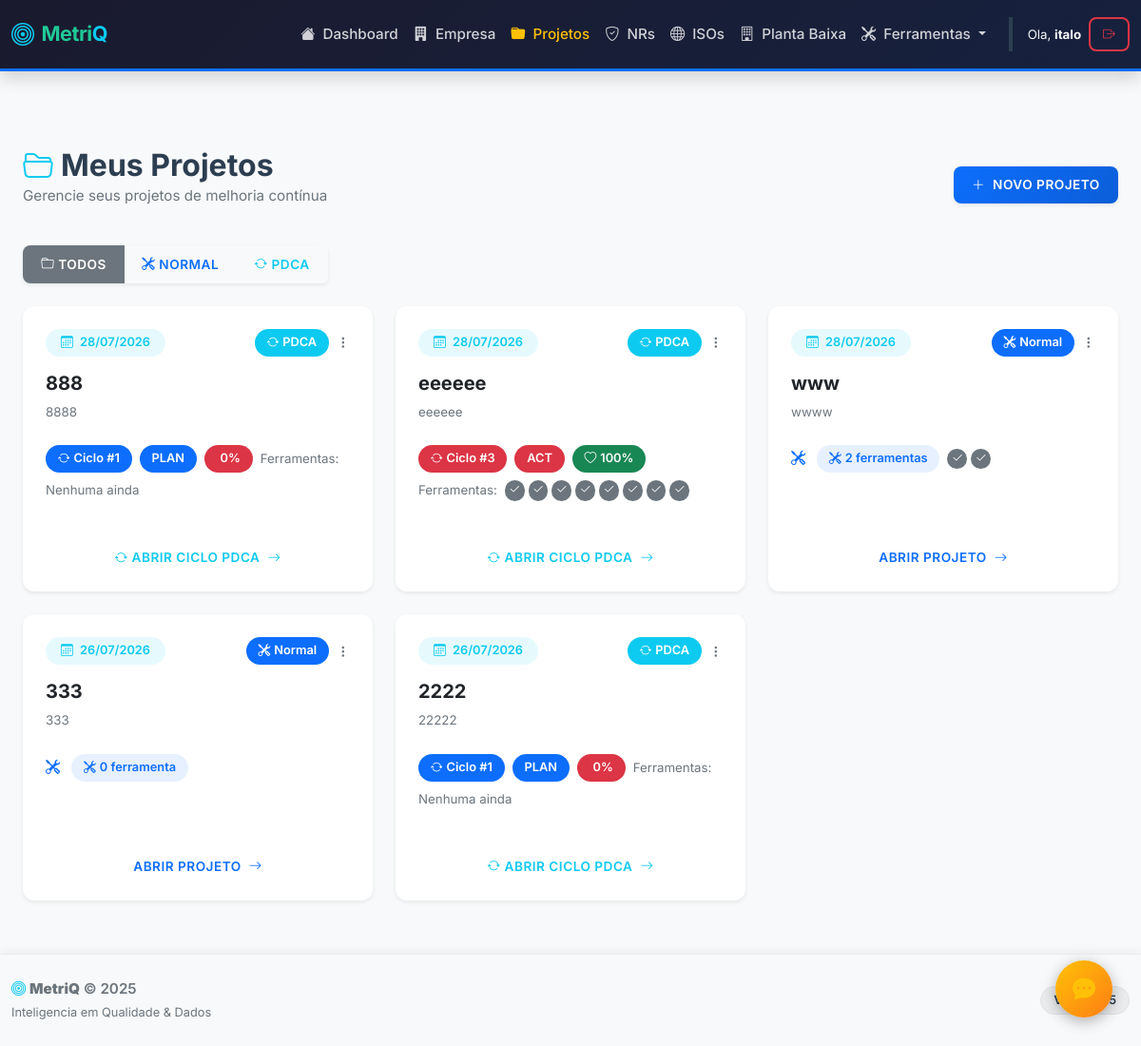
Page /projetos (signed in) on the committed database.
### qualidade_flask/models.py (models this page shows)
class User(UserMixin, db.Model):
    id = db.Column(db.Integer, primary_key=True)
    username = db.Column(db.String(100), unique=True, nullable=False)
    password = db.Column(db.String(255), nullable=False)
    analises = db.relationship('Analise', backref='dono', lazy=True)
    empresas = db.relationship('Empresa', backref='usuario', lazy=True)

class Projeto(db.Model):
    id = db.Column(db.Integer, primary_key=True)
    nome = db.Column(db.String(100), nullable=False)
    objetivo = db.Column(db.Text, nullable=False)
    data_criacao = db.Column(db.DateTime, default=datetime.now)
    user_id = db.Column(db.Integer, db.ForeignKey('user.id'), nullable=False)
    empresa_id = db.Column(db.Integer, db.ForeignKey('empresa.id'), nullable=True)
    tipo = db.Column(db.String(20), default='normal')
    fase_atual = db.Column(db.String(20), default='plan')
    ciclo_atual = db.Column(db.Integer, default=1)
    documento_padronizacao = db.Column(db.JSON, nullable=True)
    data_conclusao_ciclo = db.Column(db.DateTime, nullable=True)
    ferramentas = db.relationship('ProjetoFerramenta', backref='projeto', lazy=True, cascade="all, delete-orphan")
    ciclos_historicos = db.relationship('CicloHistorico', backref='projeto', lazy=True, cascade="all, delete-orphan", order_by="CicloHistorico.ciclo")

class ProjetoFerramenta(db.Model):
    id = db.Column(db.Integer, primary_key=True)
    projeto_id = db.Column(db.Integer, db.ForeignKey('projeto.id'), nullable=False)
    tipo = db.Column(db.String(50), nullable=False)
    dados = db.Column(db.JSON)
    analise_ia = db.Column(db.Text)
    data_criacao = db.Column(db.DateTime, default=datetime.now)

### qualidade_flask/blueprints/projects.py (the view)
@projects.route('/projetos')
@login_required
def lista_projetos():
    tipo_filtro = request.args.get('tipo')
    query = Projeto.query.filter_by(user_id=current_user.id)
    if tipo_filtro in ('normal', 'pdca'):
        query = query.filter_by(tipo=tipo_filtro)
    meus_projetos = query.order_by(Projeto.data_criacao.desc()).all()
    return render_template('projetos/lista.html', projetos=meus_projetos)

### qualidade_flask/templates/projetos/lista.html (shortened to what this page needs)
{% extends "base.html" %}
{% block content %}
<div class="container py-4">
    <div class="d-flex justify-content-between align-items-center mb-4">
        <div>
            <h2 class="fw-bold mb-0"><i class="bi bi-folder2-open text-info me-2"></i>Meus Projetos</h2>
            <p class="text-muted">Gerencie seus projetos de melhoria contínua</p>
        </div>
        <button type="button" class="btn btn-primary shadow-sm" data-bs-toggle="modal" data-bs-target="#novoProjetoModal">
            <i class="bi bi-plus-lg me-2"></i>Novo Projeto
        </button>
    </div>
    <div class="btn-group mb-4 shadow-sm" role="group" aria-label="Filtro de tipo">
        <a href="{{ url_for('projects.lista_projetos') }}" class="btn btn-outline-secondary {% if not request.args.get('tipo') %}active{% endif %}">
            <i class="bi bi-folder me-1"></i>Todos
        </a>
        <a href="{{ url_for('projects.lista_projetos', tipo='normal') }}" class="btn btn-outline-primary {% if request.args.get('tipo') == 'normal' %}active{% endif %}">
            <i class="bi bi-tools me-1"></i>Normal
        </a>
        <a href="{{ url_for('projects.lista_projetos', tipo='pdca') }}" class="btn btn-outline-info {% if request.args.get('tipo') == 'pdca' %}active{% endif %}">
            <i class="bi bi-arrow-repeat me-1"></i>PDCA
        </a>
    </div>
    <div class="row g-4">
        {% if projetos %}
            {% for projeto in projetos %}
            <div class="col-md-4">
                <div class="card h-100 border-0 shadow-sm hover-shadow transition">
                    <div class="card-body">
                        <div class="d-flex justify-content-between align-items-start mb-3">
                            <span class="badge bg-info bg-opacity-10 text-info px-3 py-2">
                                <i class="bi bi-calendar3 me-1"></i> {{ projeto.data_criacao.strftime('%d/%m/%Y') }}
                            </span>
                            <div class="d-flex align-items-center gap-2">
                                {% if projeto.tipo == 'pdca' %}
                                    <span class="badge bg-info rounded-pill"><i class="bi bi-arrow-repeat me-1"></i>PDCA</span>
                                {% else %}
                                    <span class="badge bg-primary rounded-pill"><i class="bi bi-tools me-1"></i>Normal</span>
                                {% endif %}
                                <div class="dropdown">
                                    <button class="btn btn-link text-muted p-0" data-bs-toggle="dropdown">
                                        <i class="bi bi-three-dots-vertical"></i>
                                    </button>
                                </div>
                            </div>
                        </div>
                        <h5 class="card-title fw-bold mb-2">{{ projeto.nome }}</h5>
                        <p class="card-text text-muted small mb-4 line-clamp-3">
                            {{ projeto.objetivo }}
                        </p>
                        <div class="d-flex align-items-center gap-2 mb-3 flex-wrap">
                            {% if projeto.tipo == 'pdca' %}
                                {% set fases_cores = {'plan': 'primary', 'do': 'warning', 'check': 'success', 'act': 'danger'} %}
                                <span class="badge bg-{{ fases_cores.get(projeto.fase_atual, 'secondary') }} rounded-pill">
                                    <i class="bi bi-arrow-repeat me-1"></i>Ciclo #{{ projeto.ciclo_atual }}
                                </span>
                                <span class="badge bg-{{ fases_cores.get(projeto.fase_atual, 'secondary') }} text-uppercase">
                                    {{ projeto.fase_atual }}
                                </span>
                                {% set total_ferramentas = projeto.ferramentas|length %}
                                {% set tem_padronizacao = projeto.documento_padronizacao is not none %}
                                {% set saude_pdca = total_ferramentas * 10 %}
                                {% if saude_pdca > 100 %}{% set saude_pdca = 100 %}{% endif %}
                                {% if tem_padronizacao %}{% set saude_pdca = saude_pdca + 20 %}{% endif %}
                                {% if saude_pdca > 100 %}{% set saude_pdca = 100 %}{% endif %}
                                <span class="badge {% if saude_pdca >= 80 %}bg-success{% elif saude_pdca >= 50 %}bg-warning text-dark{% else %}bg-danger{% endif %}"
                                      title="Saúde do PDCA baseado em ferramentas e padronização">
                                    <i class="bi bi-heart{% if saude_pdca < 50 %}-break{% endif %} me-1"></i>{{ saude_pdca }}%
                                </span>
                                <small class="text-muted">Ferramentas:</small>
                                <div class="d-flex gap-1">
                                    {% for f in projeto.ferramentas %}
                                        <span class="badge bg-secondary rounded-circle p-1" title="{{ f.tipo }}">
                                            <i class="bi bi-check2"></i>
                                        </span>
                                    {% endfor %}
                                    {% if not projeto.ferramentas %}
                                        <span class="text-muted small italic">Nenhuma ainda</span>
                                    {% endif %}
                                </div>
                            {% else %}
                                <i class="bi bi-tools text-primary me-1"></i>
                                <span class="badge bg-primary bg-opacity-10 text-primary">
                                    <i class="bi bi-tools me-1"></i>{{ projeto.ferramentas|length }} ferramenta{{ '' if projeto.ferramentas|length <= 1 else 's' }}
                                </span>
                                {% if projeto.ferramentas %}
                                <div class="d-flex gap-1">
                                    {% for f in projeto.ferramentas %}
                                        <span class="badge bg-secondary rounded-circle p-1" title="{{ f.tipo }}">
                                            <i class="bi bi-check2"></i>
                                        </span>
                                    {% endfor %}
                                </div>
                                {% endif %}
                            {% endif %}
                        </div>
                    </div>
                    <div class="card-footer bg-transparent border-0 pt-0 pb-3 px-3">
                        {% if projeto.tipo == 'pdca' %}
                            <a href="{{ url_for('projects.projeto_pdca', id=projeto.id) }}" class="btn btn-outline-info w-100">
                                <i class="bi bi-arrow-repeat me-1"></i>Abrir Ciclo PDCA <i class="bi bi-arrow-right ms-1"></i>
                            </a>
                        {% else %}
                            <a href="{{ url_for('projects.detalhe_projeto', id=projeto.id) }}" class="btn btn-outline-primary w-100">
                                Abrir Projeto <i class="bi bi-arrow-right ms-1"></i>
                            </a>
                        {% endif %}
                    </div>
                </div>
            </div>
            {% endfor %}
        {% endif %}
    </div>
</div>
{% endblock %}

### qualidade_flask/templates/base.html (shortened to what this page needs)
<!DOCTYPE html>
<html lang="pt-br">
<head>
    <link href="https://cdn.jsdelivr.net/npm/bootstrap@5.3.0/dist/css/bootstrap.min.css" rel="stylesheet">
    <link rel="stylesheet" href="https://cdn.jsdelivr.net/npm/bootstrap-icons@1.10.5/font/bootstrap-icons.css">
    <link rel="stylesheet" href="{{ url_for('static', filename='css/style.css') }}">
</head>
<body class="d-flex flex-column min-vh-100">
    <nav class="navbar navbar-expand-lg navbar-dark bg-dark d-print-none">
        <div class="container">
            <a class="navbar-brand fw-bold d-flex align-items-center brand-text" href="/">
                <i class="bi bi-bullseye me-2 fs-4 text-info"></i>
                <span>Metri<span class="text-info">Q</span>
            </a>
            <div class="collapse navbar-collapse" id="navbarNav">
                <ul class="navbar-nav ms-auto align-items-center">
                    <li class="nav-item">
                        <a class="nav-link {{ 'active' if request.endpoint == 'main.index' }}" href="/">
                            <i class="bi bi-house-fill me-1"></i> Dashboard
                        </a>
                    </li>
                    <li class="nav-item">
                        <a class="nav-link {{ 'active' if request.endpoint and request.endpoint.startswith('empresa') }}" href="/empresas">
                            <i class="bi bi-building-fill me-1"></i> Empresa
                        </a>
                    </li>
                    <li class="nav-item">
                        <a class="nav-link {{ 'active' if request.endpoint == 'projects.lista_projetos' }}" href="/projetos">
                            <i class="bi bi-folder-fill me-1"></i> Projetos
                        </a>
                    </li>
                    <li class="nav-item">
                        <a class="nav-link {{ 'active' if request.endpoint == 'nr.lista_nrs' }}" href="/nr">
                            <i class="bi bi-shield-check me-1"></i> NRs
                        </a>
                    </li>
                    <li class="nav-item">
                        <a class="nav-link {{ 'active' if request.endpoint == 'iso.lista_isos' }}" href="/iso">
                            <i class="bi bi-globe me-1"></i> ISOs
                        </a>
                    </li>
                    <li class="nav-item">
                        <a class="nav-link {{ 'active' if request.endpoint and request.endpoint.startswith('planta_baixa') }}" href="{{ url_for('planta_baixa.lista') }}">
                            <i class="bi bi-building me-1"></i> Planta Baixa
                        </a>
                    </li>
                    <li class="nav-item dropdown">
                        <a class="nav-link dropdown-toggle" href="#" role="button" data-bs-toggle="dropdown" aria-expanded="false">
                            <i class="bi bi-tools me-1"></i> Ferramentas
                        </a>
                    </li>
                    {% if current_user.is_authenticated %}
                        <li class="nav-item ms-lg-3 border-start border-secondary ps-lg-3 mt-2 mt-lg-0">
                            <div class="d-flex align-items-center gap-2">
                                <span class="text-light small">Ola, <strong>{{ current_user.username }}</strong></span>
                                <a href="/logout" class="btn btn-sm btn-outline-danger" title="Sair">
                                    <i class="bi bi-box-arrow-right"></i>
                                </a>
                            </div>
                        </li>
                    {% endif %}
                </ul>
            </div>
    </nav>
    <main class="flex-grow-1">
        <div class="container mt-4">
            {% block content %}{% endblock %}
        </div>
    </main>
    <footer class="d-print-none bg-light border-top py-4 mt-auto">
        <div class="container">
            <div class="row align-items-center">
                <div class="col-md-6 text-center text-md-start">
                    <p class="mb-0 text-muted">
                        <i class="bi bi-bullseye text-info"></i>
                        <strong>MetriQ</strong> &copy; 2025
                    </p>
                    <small class="text-muted" style="font-size: 0.8rem;">Inteligencia em Qualidade & Dados</small>
                </div>
                <div class="col-md-6 text-md-end text-center mt-2 mt-md-0">
                    <span class="badge bg-secondary bg-opacity-10 text-dark border">Versao 5.5</span>
                </div>
        </div>
    </footer>
    <a id="btnFeedback" href="https://docs.google.com/forms/d/e/1FAIpQLSc6ZJWx9LMAzcBPMMdcK3FHIyoWjjz7ik7XjiTRzf5Kar_DFA/viewform?usp=sharing&ouid=112551274773752880388" target="_blank" title="Deixe seu Feedback" class="text-decoration-none">
        <i class="bi bi-chat-dots-fill text-warning fs-4"></i>
    </a>
</body>
</html>

### rows in the picture
User: username "italo"
Projeto: data_criacao "28/07/2026", tipo "pdca" (drawn), nome "888", objetivo "8888", ciclo_atual "1", fase_atual "PLAN", saude_pdca "0", shows "Nenhuma ainda"
Projeto: data_criacao "28/07/2026", tipo "pdca" (drawn), nome "eeeeee", objetivo "eeeeee", ciclo_atual "3", fase_atual "ACT", saude_pdca "100"
Projeto: data_criacao "28/07/2026", tipo "Normal", nome "www", objetivo "wwww", ferramentas|length "2", ferramentas "s"
Projeto: data_criacao "26/07/2026", tipo "Normal", nome "333", objetivo "333", ferramentas|length "0"
Projeto: data_criacao "26/07/2026", tipo "pdca" (drawn), nome "2222", objetivo "22222", ciclo_atual "1", fase_atual "PLAN", saude_pdca "0", shows "Nenhuma ainda"
